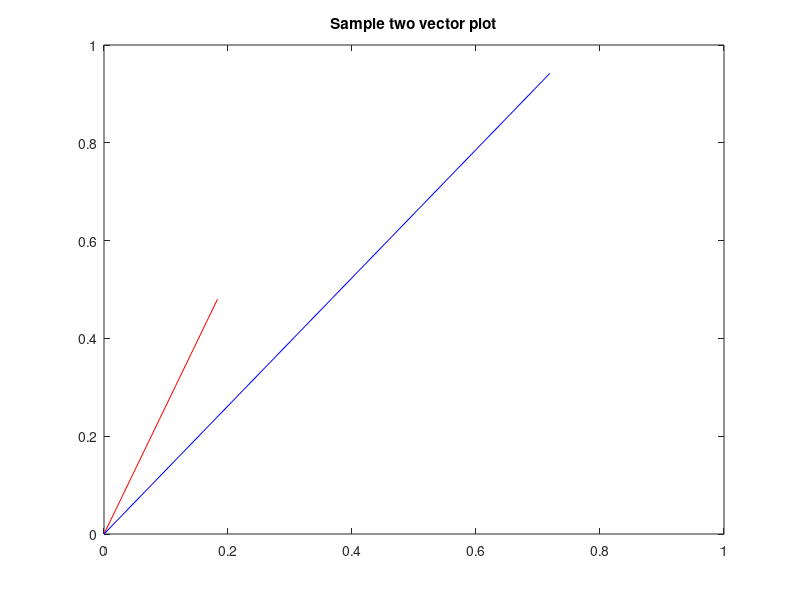

MATLAB code to generate this figure:
%% 2. Vector math.
%%
% * (a) 
clear all
close all
%%
% * (b) 
x = [3, 2, 5, 1]
%%
% * (c) 
y = zeros(1,4);
y(1)=-2; y(3)=2; y(4)=-4;
%%
% * (d) 
2*x
%%
% * (e) 
x+y
%%
% * (f) 
x'*y
%%
% * (g) The inner product you find should return a scalar value 0, what does this mean about
% these two vectors?
% they are perpendicular to each other
%%
% * (h) 
z=x.*y
% It prevents the products from being added together
 
%% 3. Plotting
%%
% * (a) 
a = rand(2);
b = rand(2);
plot([0, a(1)], [0, a(2)], 'r'); hold on
plot([0, b(1)], [0, b(2)], 'b');
xlim([0,1]);ylim([0,1])
title('Sample two vector plot')

% 4. Submission
% (a) Save the file with the code from problems 2 and 3. Go to the top. Any answers t

